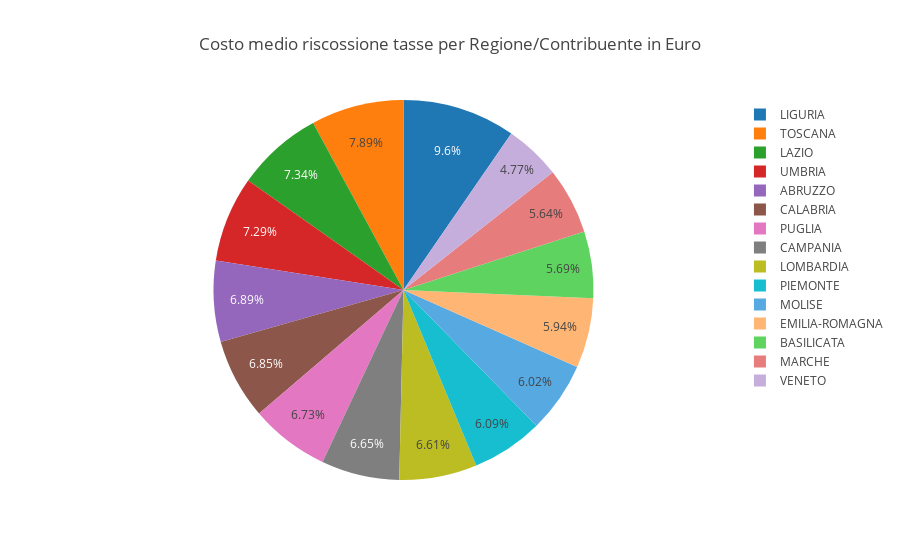
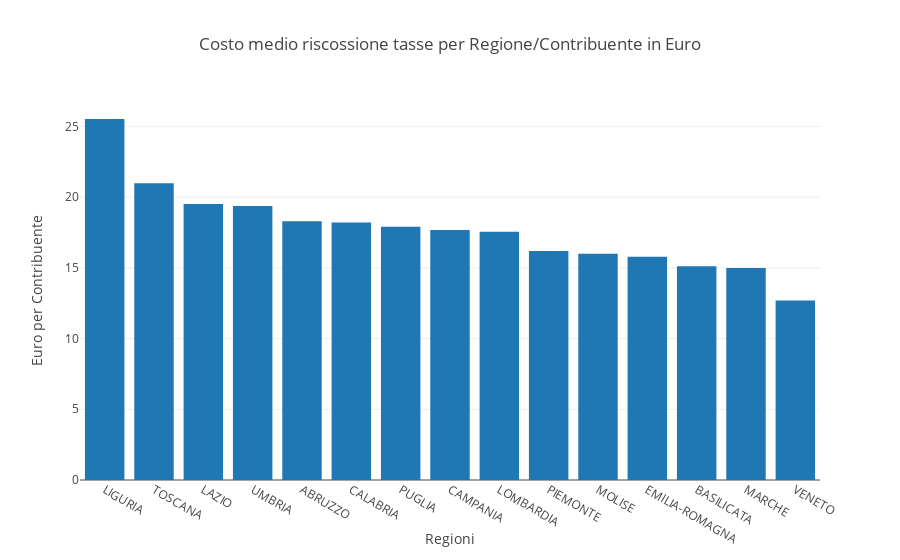

Notebook source saved alongside these figures, in order:
### Code cell
data_pie = [
    go.Pie(labels = df_regione.index, values=df_regione),
]

layout_pie = go.Layout(
    title='Costo medio riscossione tasse per Regione/Contribuente in Euro'
)

fig_pie = go.Figure(data=data_pie, layout=layout_pie)

data_bar = [
    go.Bar(x=df_regione.index, y=df_regione, name = 'spesa media')
]

layout_bar = go.Layout(
    title='Costo medio riscossione tasse per Regione/Contribuente in Euro',
    xaxis=dict(
        title='Regioni',
    ),
    yaxis=dict(
        title='Euro per Contribuente',
    )
)

fig_bar = go.Figure(data=data_bar, layout=layout_bar)

py.iplot(fig_pie)
py.iplot(fig_bar)

### Figure 1 — Plotly figure (JSON) as saved in the notebook; plotly's stock layout.template omitted (floating-point values rounded to 4 significant figures)
{"data": [{"labels": ["LIGURIA", "TOSCANA", "LAZIO", "UMBRIA", "ABRUZZO", "CALABRIA", "PUGLIA", "CAMPANIA", "LOMBARDIA", "PIEMONTE", "MOLISE", "EMILIA-ROMAGNA", "BASILICATA", "MARCHE", "VENETO"], "type": "pie", "values": [25.53, 20.99, 19.52, 19.38, 18.31, 18.21, 17.9, 17.69, 17.56, 16.2, 16.0, 15.78, 15.12, 14.99, 12.69]}], "layout": {"title": "Costo medio riscossione tasse per Regione/Contribuente in Euro"}}

### Figure 2 — Plotly figure (JSON) as saved in the notebook; plotly's stock layout.template omitted (floating-point values rounded to 4 significant figures)
{"data": [{"name": "spesa media", "type": "bar", "x": ["LIGURIA", "TOSCANA", "LAZIO", "UMBRIA", "ABRUZZO", "CALABRIA", "PUGLIA", "CAMPANIA", "LOMBARDIA", "PIEMONTE", "MOLISE", "EMILIA-ROMAGNA", "BASILICATA", "MARCHE", "VENETO"], "y": [25.53, 20.99, 19.52, 19.38, 18.31, 18.21, 17.9, 17.69, 17.56, 16.2, 16.0, 15.78, 15.12, 14.99, 12.69]}], "layout": {"title": "Costo medio riscossione tasse per Regione/Contribuente in Euro", "xaxis": {"title": "Regioni"}, "yaxis": {"title": "Euro per Contribuente"}}}
